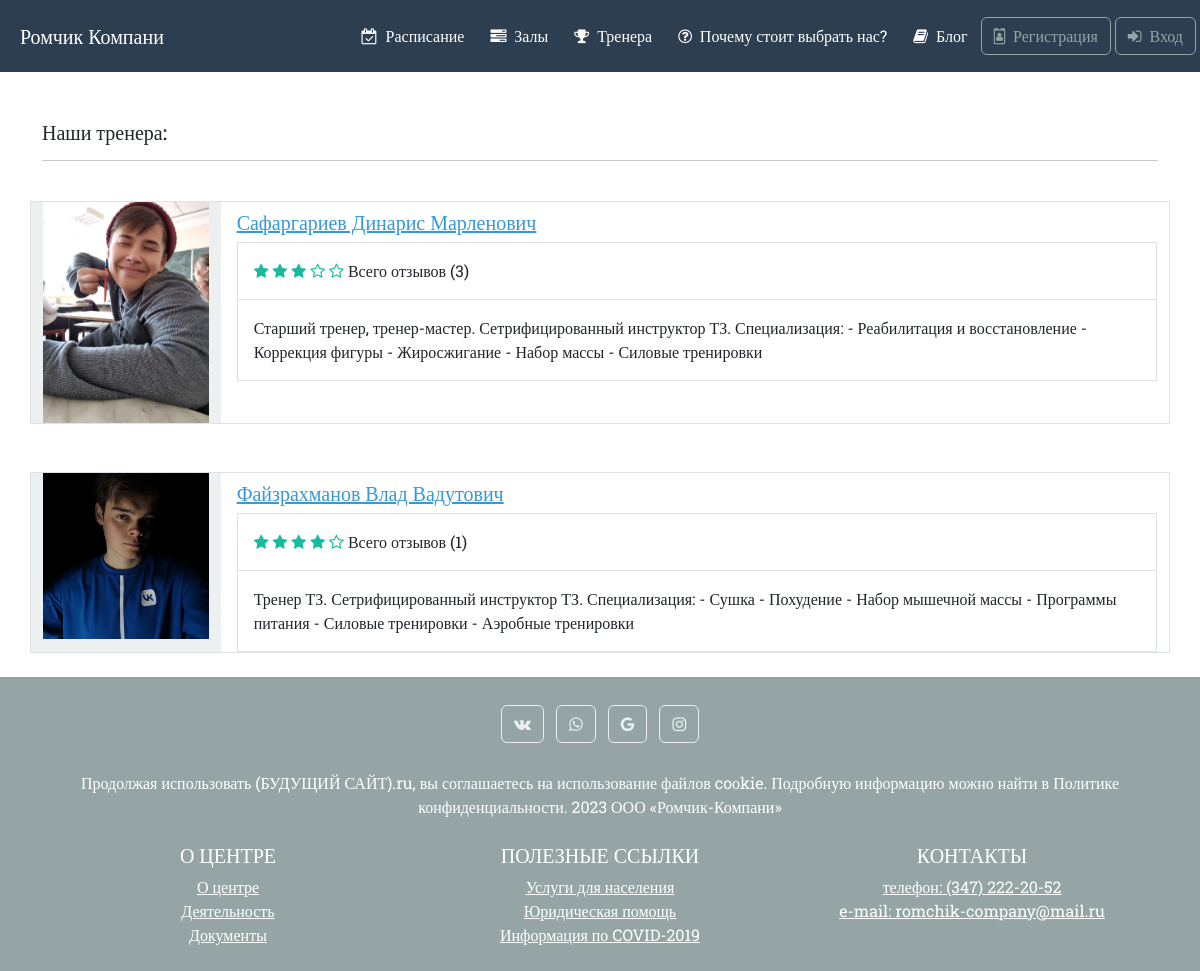
The page /user/trainers/ on the database its author committed.
### user/models.py (models this page shows, shortened)
class Images(models.Model):
    user = models.ForeignKey(UserInfo, null=True, blank=True, on_delete=models.CASCADE,
                             related_name='user_image')
    space = models.ForeignKey(Spaces, null=True, blank=True, on_delete=models.CASCADE,
                              related_name='space_image')
    description = models.TextField(max_length=200, null=True, blank=True)
    image = models.ImageField(upload_to='images/', null=True, blank=True)
    class Meta:
        verbose_name_plural = 'Изображения'

class UserInfo(models.Model):
    middle_name = models.CharField(max_length=100)
    phone_number = models.CharField(max_length=11)
    user = models.OneToOneField(User, on_delete=models.CASCADE, null=True, blank=True,
                                related_name='user_link')
    category = models.ForeignKey(CategoryPerson, on_delete=models.CASCADE, null=True, blank=True,
                                 related_name='category_id')
    class Meta:
        verbose_name_plural = 'Информация о пользователях'
    def get_full_name(self):
        return f'{self.user.last_name} {self.user.first_name} {self.middle_name}'

### user/views.py (the view)
# urls.py: path('trainers/', views.trainers_info, name='trainers-info'),
def trainers_info(request):
    trainer_category = CategoryPerson.objects.get(category='T')
    trainers = Images.objects.filter(user__category=trainer_category)
    reviews_stars = {}
    reviews = Reviews.objects.all()
    for review in reviews:
        if reviews_stars.get(review.trainer_id, None):
            reviews_stars[review.trainer_id][0] += review.stars
            reviews_stars[review.trainer_id][1] += 1
            reviews_stars[review.trainer_id][2] = reviews_stars[review.trainer_id][0] // \
                                                  reviews_stars[review.trainer_id][1]
            reviews_stars[review.trainer_id][3] = 5 - reviews_stars[review.trainer_id][2]
        else:
            reviews_stars[review.trainer_id] = [review.stars, 1, review.stars, 5 - review.stars]
    print(reviews_stars.items())
    context = {
        'trainers': trainers,
        'reviews_stars': reviews_stars,
    }
    return render(request, 'trainer/trainers-info.html', context)

### user/views.py (called while the page is built)
@register.filter
def get_range(value):
    return range(value)

### user/templates/trainer/trainers-info.html
{% include "about/base.html" %}
{% load static %}
{% block content %}
<div class="pt-5">
    <div class="container">
        <h1 class="h5"> Наши тренера: </h1>
        <hr>
        {% for trainer in trainers %}
        <br>
        <div class="row mb-4 border product-item">
            <div class="col-md-3 col-lg-2 order-md-first bg-light">
                <img class="img-fluid mx-auto d-block" width="200px" alt="Responsive image"
                     src="{{ trainer.image.url }}">
            </div>
            <div class="col-md-9 col-lg-10 ps-md-3 ps-lg-10">
                <a href="{% url 'trainer-info' trainer.id %}" class="text-info">
                    <h1 class="h5 pt-2"> {{trainer.user.get_full_name}} </h1>
                </a>
                <div class="border">
                    <div class="col border-bottom">
                        <div class="row p-3">
                            <div class="col-6">
                                {% for key, value in reviews_stars.items %}
                                    {% if key == trainer.id %}
                                        {% for i in value.2|get_range %}
                                            <i class="fa fa-star text-success" aria-hidden="true"></i>
                                        {% endfor %}
                                        {% for i in value.3|get_range %}
                                            <i class="fa fa-star-o text-success" aria-hidden="true"></i>
                                        {% endfor %}
                                        Всего отзывов ({{ value.1 }})
                                    {% endif %}
                                {% endfor %}</div>
                        </div>
                    </div>
                    <div class="col">
                        <div class="row p-3">
                            <div class="col-12">
                                {{trainer.description}}
                            </div>
                        </div>
                    </div>
                </div>
            </div>
        </div>
        {% endfor %}
    </div>
</div>
{% endblock %}
{% include "about/footer.html" %}

### static/css/style.css (style rules this page uses)
body { font-family: 'Roboto Slab', serif; }

### rows shown on the page
Images: image (picture), user.get_full_name "Сафаргариев Динарис Марленович", value "3", description "Старший тренер, тренер-мастер. Сетрифицированный инструктор ТЗ. Специализация: - Реабилитация и восстановление - Коррекция фигуры - Жиросжигание - Набор массы - Силовые тренировки"
Images: image (picture), user.get_full_name "Файзрахманов Влад Вадутович", value "1", description "Тренер ТЗ. Сетрифицированный инструктор ТЗ. Специализация: - Сушка - Похудение - Набор мышечной массы - Программы питания - Силовые тренировки - Аэробные тренировки"
